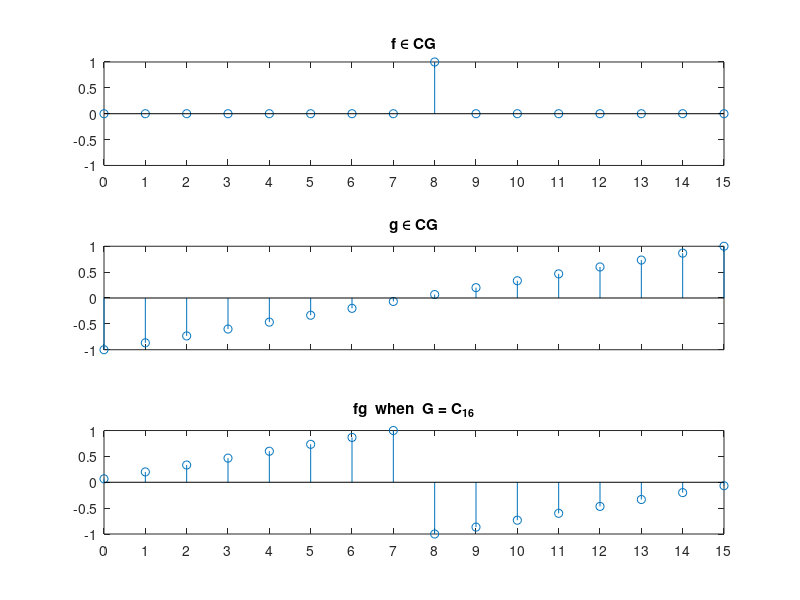

Recreate this plot in MATLAB. (Note: this script raises an error after producing the figure.)
% Miscellaneous tests and experiments.
% The functions in this file produce three of the figures in 
% the DSP.pdf document.  
%
% Run it in Octave by simply entering the name of the file at the octave
% command line:
% 
%    octave1:> DSP_figs
%
%
% HISTORY
%   2013.12.19 & William DeMeo & renamed file DSP_figs.m and minor modifications
%   2005.03.12 & William DeMeo & original file: experiments_20050312.m

clear;
n=8;
n2=n+n;
m=n/2;

y=zeros(n2,1);   % (for storing results)
yy=zeros(n2,1);   

% First Signal (an impulse)
u=zeros(n2,1);   
u(n+1)=1;              % impulse at n+1
uu=zeros(n2,1);   

% Second Signal (linear incr. seq. of pulses)
v = linspace(-1,1,n2);  %v'
v = v(:);  
vv=zeros(n2,1);   

%%% -------- FIGURE 2 of DSP.pdf ------------- %%%
figure(1); clf
subplot(3,1,1); stem(u); title('f \in CG'); 
axis([1,n2,-1,1]);set(gca,'XTick',(1:n2)); set(gca,'XTickLabel',[(0:n2-1)]);
subplot(3,1,2); stem(v); title('g \in CG'); 
axis([1,n2,-1,1]);set(gca,'XTick',(1:n2)); set(gca,'XTickLabel',' ');

% Circular Convolution Theorem:
  ccuv = ifft(fft(u).*fft(v));     
  subplot(3,1,3);stem(real(ccuv));title('fg  when  G = C_{16}'); 
  axis([1,n2,-1,1]); set(gca,'XTick',(1:n2)); set(gca,'XTickLabel',[(0:n2-1)]);  
  % Matlab does non-circular convolution:
  %  cuv=conv(u,v);  %  length(cuv) == 31 
  % We could acheive the same as follows:
  % u0 = [u; zeros(N-1,1)]; v0=[v;zeros(N-1,1)];
  % ccuv = ifft(fft(u0).*fft(v0));


gp=1;

rn = indexset(n,gp);
uu(1:n,1)=u(1:n,1); vv(1:n,1)=v(1:n,1);
uu((1:n)+n,1)=u(rn(1:n)+n,1); vv((1:n)+n,1)=v(rn(1:n)+n,1);
d11=zeros(n2,1);  d21=zeros(n2,1);  % 4 coefs wrt 1-dim ideals
d12=zeros(n2,1);  d22=zeros(n2,1);  % 6 coefs wrt 2-dim ideals
[d11,d12]=n_2(u(:,1),gp);
[d21,d22]=n_2(vv(:,1),gp);
c(1:n,1)=d12(1:n,1).*d22(1:n,1)+d12(1+n:n2).*d22(1+n:n2);
c(1+n:n2,1)=d12(1+n:n2,1).*d22(1:n,1)+d12(1:n).*d22(1+n:n2);
c(1:n,1)=c(1:n,1)+sqrt(2)*d11(1:n,1).*d21(1:n,1);
c(1+n:n2,1)=c(1+n:n2)+sqrt(2)*d11(1+n:n2,1).*d21(1+n:n2,1);
y=sqrt(n)*in_2(c,gp);

yy(1:n) = y(1:n); yy((1:n)+n)=y(rn(1:n)+n);


%%% -------- FIGURE 3 of DSP.pdf ------------- %%%
figure(2); clf
subplot(3,1,1); stem(u); title('f \in CG'); 
axis([1,n2,-1,1]);set(gca,'XTick',(1:n2)); set(gca,'XTickLabel',[(0:n-1) (0:n-1)]);
subplot(3,1,2); stem(v); title('g \in CG'); 
axis([1,n2,-1,1]);set(gca,'XTick',(1:n2)); set(gca,'XTickLabel',' ');
subplot(3,1,3); stem(yy); title('fg  when  G = C_8 \angle \{1,k_7\}'); 
axis([1,n2,-1,1]); set(gca,'XTick',(1:n2)); set(gca,'XTickLabel',[(0:n-1) (0:n-1)]);


gp=2;

rn = indexset(n,gp);
rn
uu(1:n,1)=u(1:n,1); vv(1:n,1)=v(1:n,1);
uu((1:n)+n,1)=u(rn(1:n)+n,1); vv((1:n)+n,1)=v(rn(1:n)+n,1);
d11=zeros(n2,1);  d21=zeros(n2,1);  % 4 coefs wrt 1-dim ideals
d12=zeros(n2,1);  d22=zeros(n2,1);  % 6 coefs wrt 2-dim ideals
[d11,d12]=n_2(u(:,1),gp);
[d21,d22]=n_2(vv(:,1),gp);
c(1:n,1)=d12(1:n,1).*d22(1:n,1)+d12(1+n:n2).*d22(1+n:n2);
c(1+n:n2,1)=d12(1+n:n2,1).*d22(1:n,1)+d12(1:n).*d22(1+n:n2);
c(1:n,1)=c(1:n,1)+sqrt(2)*d11(1:n,1).*d21(1:n,1);
c(1+n:n2,1)=c(1+n:n2)+sqrt(2)*d11(1+n:n2,1).*d21(1+n:n2,1);
y=sqrt(n)*in_2(c,gp);

yy5(1:n) = y(1:n); yy5((1:n)+n)=y(rn(1:n)+n);


gp=3;

rn = indexset(n,gp);
rn
uu(1:n,1)=u(1:n,1); vv(1:n,1)=v(1:n,1);
uu((1:n)+n,1)=u(rn(1:n)+n,1); vv((1:n)+n,1)=v(rn(1:n)+n,1);
d11=zeros(n2,1);  d21=zeros(n2,1);  % 4 coefs wrt 1-dim ideals
d12=zeros(n2,1);  d22=zeros(n2,1);  % 6 coefs wrt 2-dim ideals
[d11,d12]=n_2(u(:,1),gp);
[d21,d22]=n_2(vv(:,1),gp);
c(1:n,1)=d12(1:n,1).*d22(1:n,1)+d12(1+n:n2).*d22(1+n:n2);
c(1+n:n2,1)=d12(1+n:n2,1).*d22(1:n,1)+d12(1:n).*d22(1+n:n2);
c(1:n,1)=c(1:n,1)+sqrt(2)*d11(1:n,1).*d21(1:n,1);
c(1+n:n2,1)=c(1+n:n2)+sqrt(2)*d11(1+n:n2,1).*d21(1+n:n2,1);
y=sqrt(n)*in_2(c,gp);

yy(1:n) = y(1:n); yy((1:n)+n)=y(rn(1:n)+n);

%%% -------- FIGURE 4 of DSP.pdf ------------- %%%
figure(3); clf
subplot(4,1,1); stem(u); title('f \in CG'); 
axis([1,n2,-1,1]);set(gca,'XTick',(1:n2)); set(gca,'XTickLabel',[(0:n-1) (0:n-1)]);
subplot(4,1,2); stem(v); title('g \in CG'); 
axis([1,n2,-1,1]);set(gca,'XTick',(1:n2)); set(gca,'XTickLabel',' ');
subplot(4,1,3); stem(yy5); title('fg  when  G = C_8 \angle \{1,k_5\}'); 
axis([1,n2,-1,1]); set(gca,'XTick',(1:n2)); set(gca,'XTickLabel',' ');
subplot(4,1,4); stem(yy);  title('fg  when  G = C_8 \angle \{1,k_3\}'); 
%axis([1,n2,-1,1]); set(gca,'XTick',(1:n2)); set(gca,'XTickLabel',[(0:n-1) (0:n-1)]);




%
% Simpler approach which I was hoping would work but it didn't:
%
%hatu=n_2_gp1(uu); hatv=n_2_gp1(v);
%invhatu=in_2_gp1(hatu);invhatv=in_2_gp1(hatv);
%subplot(3,1,3); stem(invhatv); title('f*g \in CG_2'); axis([0,n2,-1,1]);
%c=hatu.*hatv; %c=hatv.*hatu;
%c(1) = sqrt(2)*c(1);c(m+1) = sqrt(2)*c(m+1);c(n+1) = sqrt(2)*c(n+1);c(m+n+1) = sqrt(2)*c(m+n+1);
%yy=sqrt(n)*in_2_gp1(c);

%[u1,u2]=n_2(u,gp); [v1,v2]=n_2(vv,gp);
%c(1:n)=u2(1:n).*v2(1:n) + u2(1+n:n2).*v2(1+n:n2)+ sqrt(2)*u1(1:n).*v1(1:n);
%c(1+n:n2)=u2(1+n:n2).*v2(1:n) + u2(1:n).*v2(1+n:n2)+sqrt(2)*u1(1+n:n2).*v1(1+n:n2);
%y=sqrt(n)*in_2(c,gp);

